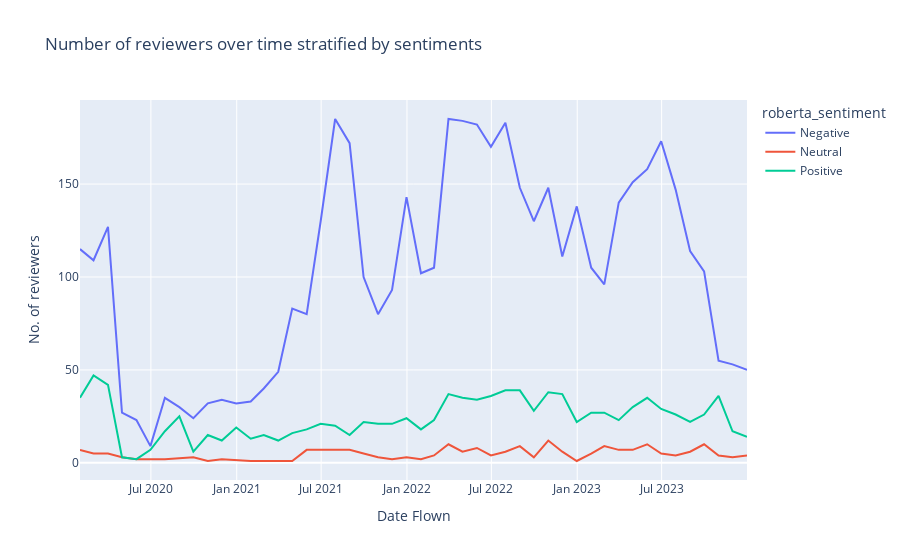

The notebook cell saved with this chart:
### Code cell
# Group by 'Date Flown tmp' (monthly) and 'Airlines' and count the number of flights
monthly_sentiments = df.groupby([pd.Grouper(key='Date Flown tmp', freq='M'), 'roberta_sentiment']).size().reset_index(name='Number of Customers')

# Filter by specifying time range
monthly_sentiments = monthly_sentiments[(monthly_sentiments['Date Flown tmp'] >= '2020-01-01') & (monthly_sentiments['Date Flown tmp'] < '2024-01-01')]

# Define labels for each sentiment
sentiment_labels = {-1: 'Negative', 0: 'Neutral', 1: 'Positive'}

# Replace sentiment values with labels
monthly_sentiments['roberta_sentiment'] = monthly_sentiments['roberta_sentiment'].map(sentiment_labels)

# plot the number of reviewers stratified by sentiments
fig = px.line(monthly_sentiments, x='Date Flown tmp', y='Number of Customers', color='roberta_sentiment',
                 title=f'Number of reviewers over time stratified by sentiments', 
                labels={'Date Flown tmp': 'Month', 'Number of Customers': 'No. of reviewers'})

fig.update_layout(xaxis_title='Date Flown', yaxis_title='No. of reviewers', hovermode='x')  # Enable unified hover mode
fig.show()

### Figure 1 — Plotly figure (JSON) as saved in the notebook; plotly's stock layout.template omitted (floating-point values rounded to 4 significant figures)
{"data": [{"hovertemplate": "roberta_sentiment=Negative<br>Month=%{x}<br>No. of reviewers=%{y}<extra></extra>", "legendgroup": "Negative", "line": {"color": "#636efa", "dash": "solid"}, "marker": {"symbol": "circle"}, "mode": "lines", "name": "Negative", "orientation": "v", "showlegend": true, "type": "scatter", "x": ["2020-01-31T00:00:00", "2020-02-29T00:00:00", "2020-03-31T00:00:00", "2020-04-30T00:00:00", "2020-05-31T00:00:00", "2020-06-30T00:00:00", "2020-07-31T00:00:00", "2020-08-31T00:00:00", "2020-09-30T00:00:00", "2020-10-31T00:00:00", "2020-11-30T00:00:00", "2020-12-31T00:00:00", "2021-01-31T00:00:00", "2021-02-28T00:00:00", "2021-03-31T00:00:00", "2021-04-30T00:00:00", "2021-05-31T00:00:00", "2021-06-30T00:00:00", "2021-07-31T00:00:00", "2021-08-31T00:00:00", "2021-09-30T00:00:00", "2021-10-31T00:00:00", "2021-11-30T00:00:00", "2021-12-31T00:00:00", "2022-01-31T00:00:00", "2022-02-28T00:00:00", "2022-03-31T00:00:00", "2022-04-30T00:00:00", "2022-05-31T00:00:00", "2022-06-30T00:00:00", "2022-07-31T00:00:00", "2022-08-31T00:00:00", "2022-09-30T00:00:00", "2022-10-31T00:00:00", "2022-11-30T00:00:00", "2022-12-31T00:00:00", "2023-01-31T00:00:00", "2023-02-28T00:00:00", "2023-03-31T00:00:00", "2023-04-30T00:00:00", "2023-05-31T00:00:00", "2023-06-30T00:00:00", "2023-07-31T00:00:00", "2023-08-31T00:00:00", "2023-09-30T00:00:00", "2023-10-31T00:00:00", "2023-11-30T00:00:00", "2023-12-31T00:00:00"], "xaxis": "x", "y": [115, 109, 127, 27, 23, 9, 35, 30, 24, 32, 34, 32, 33, 40, 49, 83, 80, 130, 185, 172, 100, 80, 93, 143, 102, 105, 185, 184, 182, 170, 183, 148, 130, 148, 111, 138, 105, 96, 140, 151, 158, 173, 147, 114, 103, 55, 53, 50], "yaxis": "y"}, {"hovertemplate": "roberta_sentiment=Neutral<br>Month=%{x}<br>No. of reviewers=%{y}<extra></extra>", "legendgroup": "Neutral", "line": {"color": "#EF553B", "dash": "solid"}, "marker": {"symbol": "circle"}, "mode": "lines", "name": "Neutral", "orientation": "v", "showlegend": true, "type": "scatter", "x": ["2020-01-31T00:00:00", "2020-02-29T00:00:00", "2020-03-31T00:00:00", "2020-04-30T00:00:00", "2020-05-31T00:00:00", "2020-07-31T00:00:00", "2020-09-30T00:00:00", "2020-10-31T00:00:00", "2020-11-30T00:00:00", "2021-01-31T00:00:00", "2021-02-28T00:00:00", "2021-04-30T00:00:00", "2021-05-31T00:00:00", "2021-06-30T00:00:00", "2021-07-31T00:00:00", "2021-08-31T00:00:00", "2021-09-30T00:00:00", "2021-10-31T00:00:00", "2021-11-30T00:00:00", "2021-12-31T00:00:00", "2022-01-31T00:00:00", "2022-02-28T00:00:00", "2022-03-31T00:00:00", "2022-04-30T00:00:00", "2022-05-31T00:00:00", "2022-06-30T00:00:00", "2022-07-31T00:00:00", "2022-08-31T00:00:00", "2022-09-30T00:00:00", "2022-10-31T00:00:00", "2022-11-30T00:00:00", "2022-12-31T00:00:00", "2023-01-31T00:00:00", "2023-02-28T00:00:00", "2023-03-31T00:00:00", "2023-04-30T00:00:00", "2023-05-31T00:00:00", "2023-06-30T00:00:00", "2023-07-31T00:00:00", "2023-08-31T00:00:00", "2023-09-30T00:00:00", "2023-10-31T00:00:00", "2023-11-30T00:00:00", "2023-12-31T00:00:00"], "xaxis": "x", "y": [7, 5, 5, 3, 2, 2, 3, 1, 2, 1, 1, 1, 7, 7, 7, 7, 5, 3, 2, 3, 2, 4, 10, 6, 8, 4, 6, 9, 3, 12, 6, 1, 5, 9, 7, 7, 10, 5, 4, 6, 10, 4, 3, 4], "yaxis": "y"}, {"hovertemplate": "roberta_sentiment=Positive<br>Month=%{x}<br>No. of reviewers=%{y}<extra></extra>", "legendgroup": "Positive", "line": {"color": "#00cc96", "dash": "solid"}, "marker": {"symbol": "circle"}, "mode": "lines", "name": "Positive", "orientation": "v", "showlegend": true, "type": "scatter", "x": ["2020-01-31T00:00:00", "2020-02-29T00:00:00", "2020-03-31T00:00:00", "2020-04-30T00:00:00", "2020-05-31T00:00:00", "2020-06-30T00:00:00", "2020-07-31T00:00:00", "2020-08-31T00:00:00", "2020-09-30T00:00:00", "2020-10-31T00:00:00", "2020-11-30T00:00:00", "2020-12-31T00:00:00", "2021-01-31T00:00:00", "2021-02-28T00:00:00", "2021-03-31T00:00:00", "2021-04-30T00:00:00", "2021-05-31T00:00:00", "2021-06-30T00:00:00", "2021-07-31T00:00:00", "2021-08-31T00:00:00", "2021-09-30T00:00:00", "2021-10-31T00:00:00", "2021-11-30T00:00:00", "2021-12-31T00:00:00", "2022-01-31T00:00:00", "2022-02-28T00:00:00", "2022-03-31T00:00:00", "2022-04-30T00:00:00", "2022-05-31T00:00:00", "2022-06-30T00:00:00", "2022-07-31T00:00:00", "2022-08-31T00:00:00", "2022-09-30T00:00:00", "2022-10-31T00:00:00", "2022-11-30T00:00:00", "2022-12-31T00:00:00", "2023-01-31T00:00:00", "2023-02-28T00:00:00", "2023-03-31T00:00:00", "2023-04-30T00:00:00", "2023-05-31T00:00:00", "2023-06-30T00:00:00", "2023-07-31T00:00:00", "2023-08-31T00:00:00", "2023-09-30T00:00:00", "2023-10-31T00:00:00", "2023-11-30T00:00:00", "2023-12-31T00:00:00"], "xaxis": "x", "y": [35, 47, 42, 3, 2, 7, 17, 25, 6, 15, 12, 19, 13, 15, 12, 16, 18, 21, 20, 15, 22, 21, 21, 24, 18, 23, 37, 35, 34, 36, 39, 39, 28, 38, 37, 22, 27, 27, 23, 30, 35, 29, 26, 22, 26, 36, 17, 14], "yaxis": "y"}], "layout": {"hovermode": "x", "legend": {"title": {"text": "roberta_sentiment"}, "tracegroupgap": 0}, "title": {"text": "Number of reviewers over time stratified by sentiments"}, "xaxis": {"anchor": "y", "domain": [0, 1], "title": {"text": "Date Flown"}}, "yaxis": {"anchor": "x", "domain": [0, 1], "title": {"text": "No. of reviewers"}}}}
